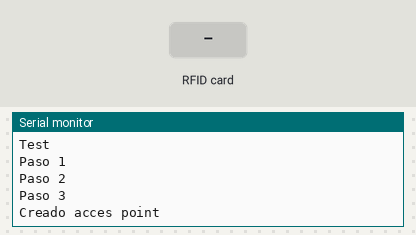
Recording of a sketch running on a simulated Arduino Uno, built with avr-gcc and run on an emulated ATmega328P. Shown: the last lines printed to the serial monitor. Inputs (shaded band) come from the test bench. The modem accepts every AT command (registered, SIM ready, sends succeed) and sends nothing else.

Above: at 4.8 s.
4.9 s: RFID card 5E 7A 19 C4 held to the reader
At 6.2 s:
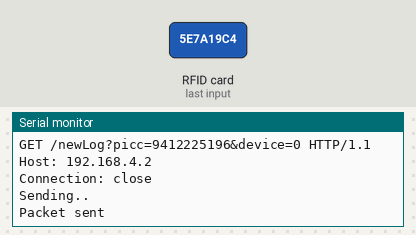
6.4 s: RFID card 5E 7A 19 C4 held to the reader
At 7.1 s:
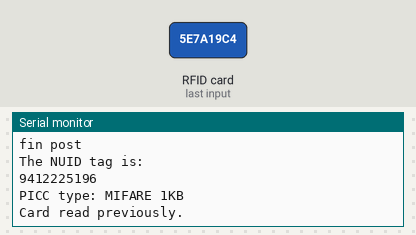

The sketch:

final.ino
```cpp
#include <SPI.h>
#include <MFRC522.h>
#include <SoftwareSerial.h>

//#define esp Serial1
#define SS_PIN 10
#define RST_PIN 9

SoftwareSerial esp(2,3); // RX, TX

MFRC522 rfid(SS_PIN, RST_PIN); // Instance of the class

// Init array that will store new NUID
byte nuidPICC[4];


String CIPSTART  = {"AT+CIPSTART=\"TCP\",\"192.168.4.2\",8002\r\n"};

String device = "0";

String data;

String server = "192.168.4.2";

String uri = "/newLog";

byte dat [5];

void setup() {

  esp.begin(9600);

  Serial.begin(9600);

  SPI.begin(); // Init SPI bus
  rfid.PCD_Init(); // Init MFRC522


  Serial.println("Test");
  delay(2000);

  setWifi();
}


void reset() {

  esp.println("AT+RST");

  delay(1000);

  if(esp.find("OK") ) Serial.println("Module Reset");
  else Serial.println("Failed");

}

void setWifi(){
  esp.println("AT+CWMODE=3");

  delay(1000);

  if(esp.find("OK") ){
  Serial.println("Paso 1");
  esp.println("AT+CWSAP=\"ESP\",\"password\",1,4");
   if(esp.find("OK") ){
      Serial.println("Paso 2");
      esp.println("AT+CIPAP=\"192.168.4.1\"");
        delay(500);
    if(esp.find("OK") ){
        Serial.println("Paso 3");
        Serial.println("Creado acces point");
        return;
    }
   }
  }
  Serial.println("Fallo setup");
  setWifi();
}

void loop () {

// Look for new cards
  if ( ! rfid.PICC_IsNewCardPresent())
  return;

  // Verify if the NUID has been readed
  if ( ! rfid.PICC_ReadCardSerial())
  return;

  Serial.print(F("PICC type: "));
  MFRC522::PICC_Type piccType = rfid.PICC_GetType(rfid.uid.sak);
  Serial.println(rfid.PICC_GetTypeName(piccType));

  // Check is the PICC of Classic MIFARE type
  if (piccType != MFRC522::PICC_TYPE_MIFARE_MINI &&
  piccType != MFRC522::PICC_TYPE_MIFARE_1K &&
  piccType != MFRC522::PICC_TYPE_MIFARE_4K) {
  Serial.println(F("Your tag is not of type MIFARE Classic."));
  return;
  }

  if (rfid.uid.uidByte[0] != nuidPICC[0] ||
  rfid.uid.uidByte[1] != nuidPICC[1] ||
  rfid.uid.uidByte[2] != nuidPICC[2] ||
  rfid.uid.uidByte[3] != nuidPICC[3] ) {
  Serial.println(F("A new card has been detected."));

  // Store NUID into nuidPICC array
  data="";
  for (byte i = 0; i < 4; i++) {
    nuidPICC[i] = rfid.uid.uidByte[i];
    data+=nuidPICC[i];
  }

httppost();
  Serial.println(F("The NUID tag is:"));
  Serial.println(data);
  }
  else Serial.println(F("Card read previously."));

  // Halt PICC
  rfid.PICC_HaltA();

  // Stop encryption on PCD
  rfid.PCD_StopCrypto1();
}

void httppost () {

  Serial.println(CIPSTART);
  esp.println(CIPSTART);
  delay(500);

  if( esp.find("OK")) {

  Serial.println("TCP connection ready");

  }

  String postRequest =

  "GET " + uri + "?picc=" + data + "&device=" + device + " HTTP/1.1\r\n" +
  "Host: " + server + "\r\n" +
  "Connection: close\r\n" +
  "\r\n";

  Serial.println(postRequest);

  String sendCmd = "AT+CIPSEND=";//determine the number of caracters to be sent.

  esp.print(sendCmd);

  esp.println(postRequest.length() );

  if(esp.find(">")) {
  Serial.println("Sending.."); esp.print(postRequest);

  if( esp.find("SEND OK")) {
    Serial.println("Packet sent");

    while (esp.available()) {

      String tmpResp = esp.readString();

      Serial.println(tmpResp);

    }

    // close the connection

    esp.println("AT+CIPCLOSE");

  }

  }
  Serial.println("fin post");
}
```

Measured:
- after the input at 4.9 s, the serial monitor: prints a new line at once (image 1)
- after the input at 6.4 s, the serial monitor: prints a new line after 0.31 s (image 2)
